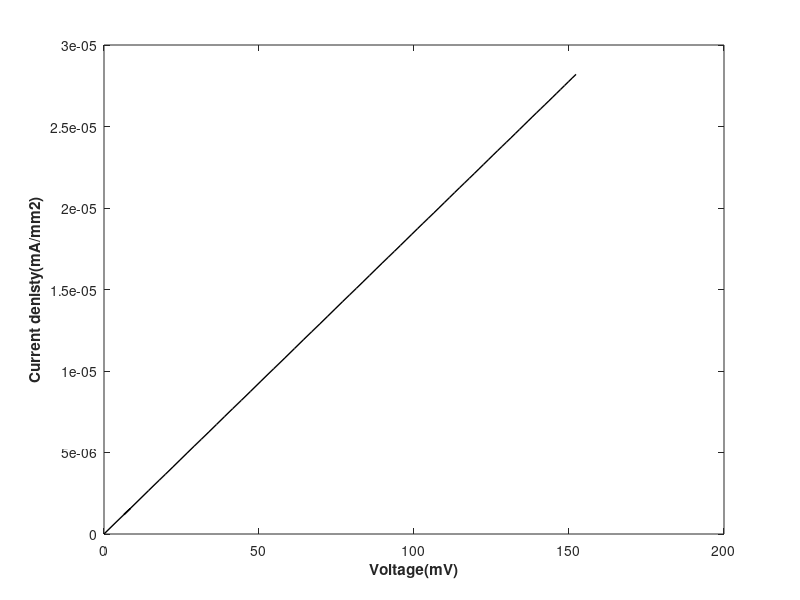
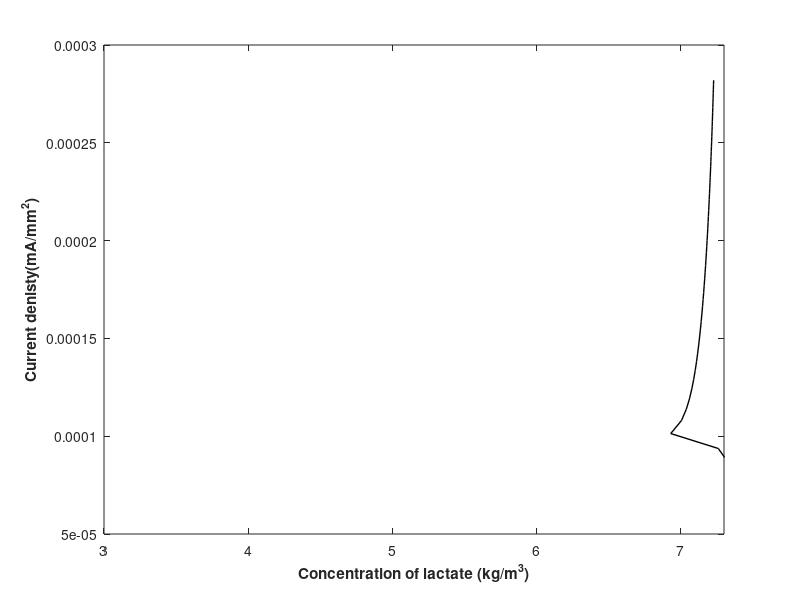
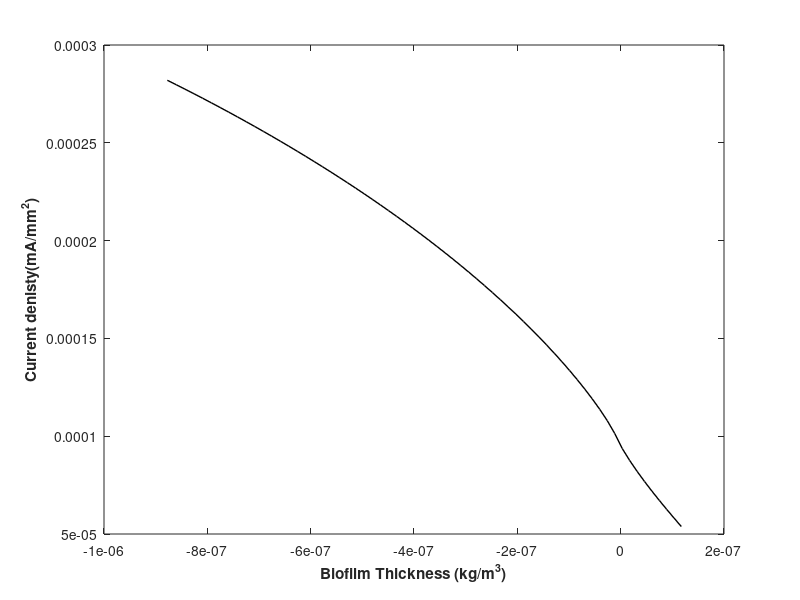

Recreate these plots in MATLAB, in order.

clc
clear  
close all 
% Comment to test making commits from Git Gui
% Adding a comment to test Gitnuro

%% ASSIGNING PARAMETER VALUES
T = 273; %:10:453;  
d_t=1;
t = 0:d_t:18000; % 5 hours
cs_temp = zeros(length(T),length(t));

Ds=(0.2544*10^(-4))/86400;  %diffusivity of lactate (m2/day)
Ll=2*10^(-4);               %the thickness of laminar diffusion sublayer()
rho=50;                    

%The biomass density (kg/m3)
Yac=0.212;                  %The bacterial yield (kg dry cell/kg)
bina=0.02/86400;            %Inactivation coefficient (/day) 
bdet=0.05/86400;            %Detachment coefficient(/day)
Dco2=(0.9960*10^(-4))/86400; %The diffusivity of carbon dioxide (m2/day)
Dh=(2.3328*10^(-4))/86400;   %Diffusivity of hydrogen(m2/day)
Am=54*10^(-4);               %area of membrane(m2)
F=96450;                    %Fradays constant(C/mol) 
T = T;                    %Temperature(K)
R=8.314;                    %gas constant 
Vc=135*10^(-6);             % F - UNKNOWN PARAMETER - Defined here and then not used 
Va=135*10^(-6);             % F - UNKNOWN PARAMETER - Used multiple times
Eoanode=340;                % Standard voltage anode (mV)
Eocathode=1299;             % Standard volatage cathode(mV)
ioref=0.001;                % Exchange current in reference conditions(mA)
b=120;                      %Tafel Coefficient (mV)
dcell=2.5*10^(-2);          %distance between electrodes(m)
kaq=3500;                   %Solution conductivity (mS/m)
Eka=-155;                   % F - UNKNOWN PARAMETER - Is created here and then not used for some reason!?
dm=4.5;                     %Membrance thickness(m)
km=1.7;                      %Membrance conductivity (mS/m )
co2equi=7.26*10^(-3);       % F - UNKNOWN PARAMTER
kla=414/86400;              %Overall volumetric oxygen mass tranfer coefficient (/day)
qo2=2.64/86400;             %specific uptake rate of oxygen (/day)
rmax=100.9/3600;            % reaction rate constant(/day)
ks=1.27*10^(-3);            % Half-max-rate lactate concentration 
chb=10^(-7);                %  Concentration of hydrogen in bulk liquid(kg/m3)



%% EQUATIONS

f1 = @(cs) rmax*(cs/(ks+cs)) ;
f2 = @(mu,nact,phia) (mu*(1/(1+exp(-F/(R*T*1000)*nact)))*phia) ;
f3 = @(rs,phia,delta,L) Yac*rs-bina*phia+(phia/L)*delta-(phia/L)*(Yac*rs*L+delta) ;
f4 = @(rs,L,delta) Yac*rs*L+delta ;
f5 = @(L) -bdet*L ;
f6 = @(L,csb,cs,rs,delta) (Ds/(Ll*L))*(csb-cs)-rho*rs-(cs/L)*(Yac*rs*L+delta);
f7 = @(L,cco2b,cco2,rs,delta) (Dco2/(Ll*L))*(cco2b-cco2)+4*rho*rs-(cco2/L)*(Yac*rs*L+delta) ;
f8 = @(L,chb,ch,rs,delta) (Dh/(Ll*L))*(chb-ch)+12*rho*rs-(ch/L)*(Yac*rs*L+delta) ;
f9 = @(rs,L,delta) -Am*(Yac*rs*L+delta) ;
f10 = @(csb,cs,vl) (1/vl)*(-(Am*Ds/Ll)*(csb-cs)) ;
f11 = @(cco2b,cco2,vl) (1/vl)*(-(Am*Dco2/Ll)*(cco2b-cco2)) ;
f12 = @(i) -2.24*10^(-7)*(i)+0.0067;
%f12 = @(i) (kla*co2equi+7.7167*10^(-8)*exp(-(i)*(kla+qo2)))/(kla+qo2);
f13 = @(co2,ch)  Eocathode-((R*T*1000)/(4*F))*log(1/(co2*(ch^4))) ;
f14 = @(ch,cco2,cs) Eoanode-((R*T*1000)/(12*F))*log(((cco2^3)*(ch)^(11))/cs) ;
f15 = @(csb) (12*F*Ds*1000*csb)/(Ll) ;
f16 = @(I) ((dm/km)+(dcell/kaq))*(I/1000) ;
f17 = @(I,il) ((R*T)/(12*F))*1000*log(il/(il-I)) ;
f18 = @(I,cs) (b/2.303)*asinh(I/(2*ioref*cs)) ;
f19 = @(Ecathode,Eanode,nohm,nconc,nact) abs(Ecathode-Eanode)-nohm-nconc-nact ;
f20 = @(Eoutput)  Eoutput/100;

%% MATRIX CREATION AND VALUE ASSIGNMENT
d_t=1;
t = 0:d_t:18000;

mu=zeros(1,length(t));
rs=zeros(1,length(t));
phia=zeros(1,length(t));
L=zeros(1,length(t));
cs=zeros(1,length(t));
delta=zeros(1,length(t));
cco2=zeros(1,length(t));
ch=zeros(1,length(t));
vl=zeros(1,length(t));
csb=zeros(1,length(t));
cco2b=zeros(1,length(t));
co2=zeros(1,length(t));
Ecathode=zeros(1,length(t));
Eanode=zeros(1,length(t));
il=zeros(1,length(t));
nohm=zeros(1,length(t));
nconc=zeros(1,length(t));
nact=zeros(1,length(t));
Eoutput=zeros(1,length(t));
I=zeros(1,length(t));

%% INITAL VALUE ASSIGNMENT

mu(1)=1.166370409*10^(-3); %specific growth rate ()
rs(1)=2.5*10^(-20);        %INITIAL I NEED TO BE KNOWN(TAKEN ZERO HERE) to vary
phia(1)=0.4286802857;      %volume fraction of active biomass 
L(1)=0.0258E-5;        %Thickness of biofilm 
cs(1)=7.5;                 %The concentration of lactate in biofilm(kg/m3)
delta(1)=-1.446759259*10^(-08); %detachment rate
cco2(1)=1.804718175*10^(-10);%INITIAL CO2 CONC NEEDED and here up needed to be reviewed
ch(1)=10^(-7);               % concentration of hydrogen in biofilm(kg/m3)
vl(1)=135*10^(-6);           %Bulk liquid anoide chamber volume(m3)
csb(1)=5;                    % Concentration of lactate in bulk liquid(kg/m3)
cco2b(1)=1.804718175*10^(-25); %The concentration of hydrogen in bulk of liquid(kg/m3)
co2b(1)=7.23*10^(-3);          % COncnetraiton of oxygen in bulk 
co2(1)=7.23*10^(-3);            %The concentration of oxygen in cathode camber(kg/m3)
Ecathode(1)=845.8563841;        % Believed to be cathode potential based on description given in Figure 7
Eanode(1)=845.8563841;          % Believed to be anode potential based on description given in Figure 7
il(1)=8519.75;                  %limited current of mass transfer 
nohm(1)=0;                     % Ohmic overpontential (mV)
nconc(1)=0;                    %COncentration overpotential(mV)
nact(1)=0;                     %Activation of overpotential(mV)
Eoutput(1)=0;                   % F - VOLTAGE OUT
I(1)=0;                         % F - CURRENT 

%% SOLVING THE SYSTEM OF ODEs
     for i=1:(length(t)-1)

        phia(i+1) = phia(i) + d_t*f3(rs(i),phia(i),delta(i),L(i));
        L(i+1) = L(i) + d_t*f4(rs(i),L(i),delta(i));
        delta(i+1) = delta(i) + d_t*f5(L(i));
        cs(i+1) = cs(i) + 0.00031*d_t*f6(L(i),csb(i),cs(i),rs(i),delta(i));
        cco2(i+1) = cco2(i) + d_t*f7(L(i),cco2b(i),cco2(i),rs(i),delta(i));
        ch(i+1) = ch(i) + 0.0000003*d_t*f8(L(i),chb,ch(i),rs(i),delta(i));
        vl(i+1) = vl(i) + d_t*f9(rs(i),L(i),delta(i));
        csb(i+1) = csb(i) + d_t*f10(csb(i),cs(i),vl(i));
        cco2b(i+1) = cco2b(i) + d_t*f11(cco2b(i),cco2(i),vl(i));
        co2(i+1) = f12(i+d_t);
        Ecathode(i+1) = f13(co2(i+1),ch(i+1));
        Eanode(i+1) = f14(ch(i+1),cco2(i+1),cs(i+1));
        il(i+1) = f15(csb(i+1));
        nohm(i+1) = f16(I(i));
        nconc(i+1) = f17(I(i),il);
        nact(i+1) = f18(I(i),cs(i+1));
        mu(i+1) = f1(cs(i+1));
        rs(i+1) = f2(mu(i+1),nact(i+1),phia(i+1));
        Eoutput(i+1) = f19(Ecathode(i+1),Eanode(i+1),nohm(i+1),nconc(i+1),nact(i+1));
        I(i+1) = f20(Eoutput(i+1));

 
     end
 
%% CACULATING POWER GENERATION FROM SOLVED CURRENT     
idensity=(I/54)*10^(-3);
% mut=(mu(1)-kd).*t;
% mutnoexp(:,:)=exp(mut);
power=Eoutput.*I/10;
eff(:,:)=power/76.7;     

%% PLOTTING
% % end
% figure (3)
% % plot(cs(1:14000),eff(1:14000))
% plot(eff(1:12000)/10,cs(1:12000))
% xlabel('Efficiency')
% ylabel('Concentration of lactate (kg/m^{3})')
% saveas(gcf,'efficiency.tiff')
% % xlim([2.1,7.5]);
% % ylim([]);
% figure (4)
% plot(I(1:14000)/10,cs(1:14000))
% xlabel('Current density (mA/m^{2})')
% ylabel('Concentration of lactate (kg/m^{3})')
% saveas(gcf,'current_density.tiff')
% % xlim([]);
% % ylim([]);



% figure (7)
% plot(Eanode(11:14000),I(11:14000),'k','LineWidth',0.5)
% xlabel('anode potential(mV)','FontWeight','bold')
% ylabel('Current(mA)','FontWeight','bold')
% saveas(gcf,'current_AnodePotential.tiff')

figure (8)
plot(Eoutput(1:14000)/10,idensity(1:14000)/10,'k','LineWidth',1)
xlabel('Voltage(mV)','FontWeight','bold')
ylabel('Current denisty(mA/mm{2})','FontWeight','bold')
% xlim([15,35]);
% ylim([2.5,7.55]);
saveas(gcf,'currentdensityVSvoltage.tiff')


figure (9)
plot(cs(11:14000),idensity(11:14000),'k','LineWidth',1)
xlabel('Concentration of lactate (kg/m^{3})','FontWeight','bold')
ylabel('Current denisty(mA/mm^{2})','FontWeight','bold')
xlim([3,7.3]);
% ylim([2.5,7.55]);
saveas(gcf,'currentdensityVScs.tiff')

% I want to add a plot to show th biofilm thickness against the current
% density for comparison to published papers

figure (10)
plot(L(11:14000),idensity(11:14000),'k','LineWidth',1)
xlabel('Biofilm Thickness (kg/m^{3})','FontWeight','bold')
ylabel('Current denisty(mA/mm^{2})','FontWeight','bold')
% xlim([3,7.3]);
% ylim([2.5,7.55]);
